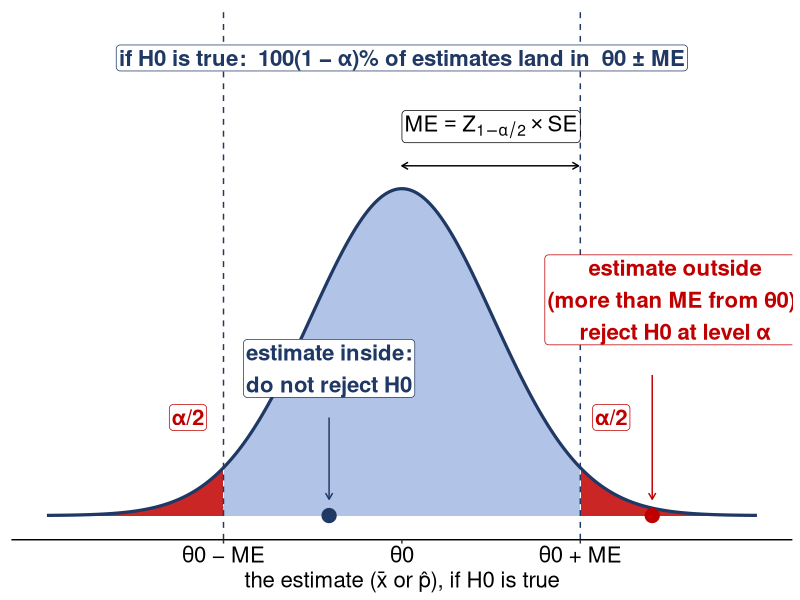
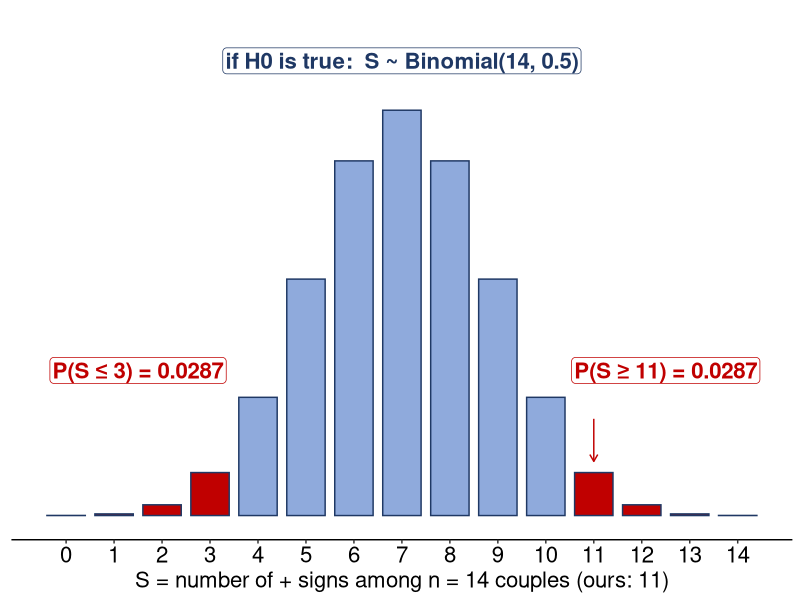
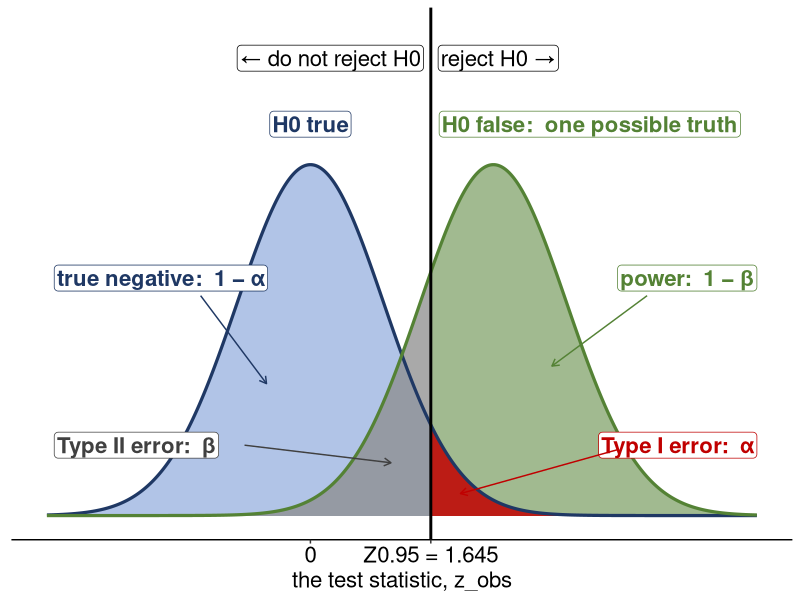
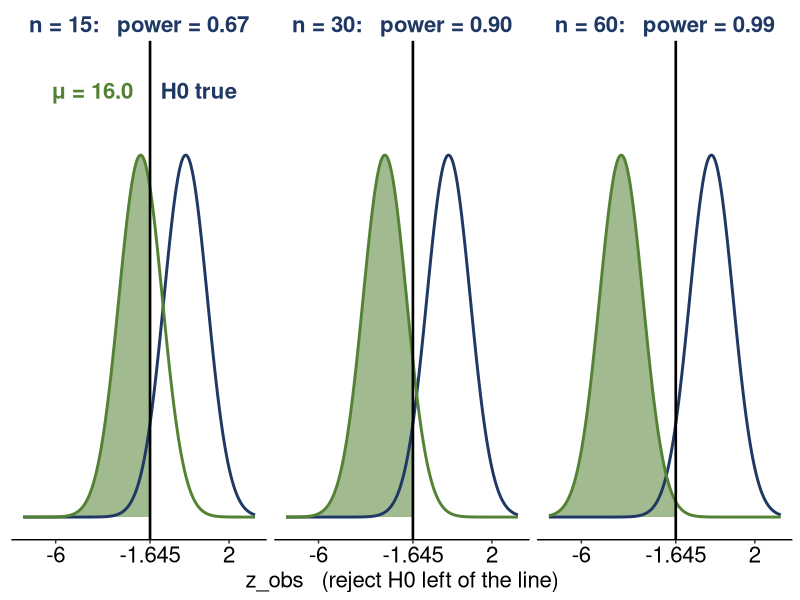
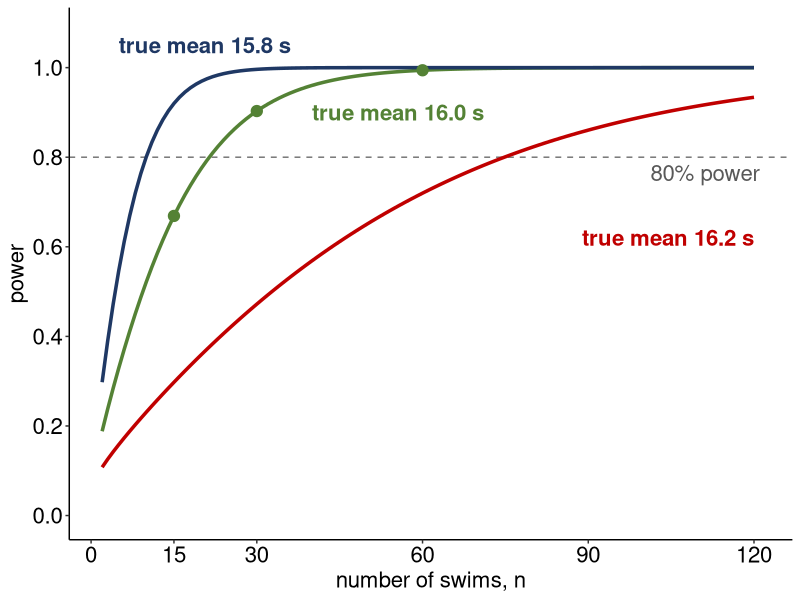

R code for these plots, in order: (Note: this script raises an error after producing the figures.)
#Checks the numbers on the Week 11 Lecture 26 deck (11/4/2026): confidence intervals and two-sided
#tests, and the sign test. It draws:
#
#  l26_ci_null.png       generic: if H0 is true, 100(1 - alpha)% of estimates land in theta0 -/+ ME;
#                        an estimate outside that interval is evidence against H0
#  l26_errors.png      a generic upper-tailed z-test: true negative, Type I, Type II and power as areas
#  l26_power_n.png     goggles (OpenStax 9.14) on the z_obs scale at n = 15, 30, 60 if the true mean is 16.0
#  l26_power_curve.png power against n for true means 15.8, 16.0 and 16.2 s
#  l26_sign.png          the couples' ratings (Jarred's 2024 notes): S ~ Binomial(14, 0.5), both tails
#  l26_figure_sizes.csv  the size, in points, each figure is drawn at
#
#P-values are hand-method values (z-table, exact binomial sums). The same numbers are asserted on
#the Week 11 notes page (lecturemenu11.Rmd).
#
#TYPE SIZE. Same rule as the other make_lectureN_figures.R scripts: nothing on a slide is under
#16pt, so each figure is drawn at exactly its on-slide size (points / 72 inches) and every text
#size goes through tsz() or el(), which refuse anything smaller.

library(ggplot2)

fmt <- function(x, d = 2) formatC(x, format = 'f', digits = d)

this_file <- tryCatch(normalizePath(sys.frame(1)$ofile, winslash = "/"),
                      error = function(e) NA_character_)
if (is.na(this_file)) {
  args <- commandArgs(trailingOnly = FALSE)
  m <- grep("^--file=", args, value = TRUE)
  this_file <- if (length(m)) normalizePath(sub("^--file=", "", m[[1]]),
                                            winslash = "/") else NA_character_
}
if (is.na(this_file)) stop("Could not determine the script location; run it with Rscript.")
assets_dir <- dirname(this_file)

#---- numbers (the same checks as lecturemenu11.Rmd)
stopifnot(round(qnorm(0.975), 2) == 1.96)
#the couples (Jarred's 2024 notes): 11 of the 14 non-zero differences are +
hus <- c(5, 4, 6, 6, 3, 2, 5, 3, 1, 4, 5, 4, 4, 7, 5, 5, 5)
wif <- c(3, 3, 4, 5, 3, 3, 2, 3, 2, 3, 2, 2, 5, 2, 5, 3, 1)
dif <- hus - wif
stopifnot(sum(dif > 0) == 11, sum(dif < 0) == 3, sum(dif == 0) == 3,
          choose(14, 11:14) == c(364, 91, 14, 1), 2^14 == 16384,
          round(470 / 16384, 4) == 0.0287, round(2 * 470 / 16384, 4) == 0.0574)
#the stretching program (hypothetical): 8 of 9 non-zero differences are +, upper-tailed
kn <- c(3, 1, 0, 2, 4, -1, 2, 1, 3, 2)
stopifnot(sum(kn > 0) == 8, sum(kn < 0) == 1, sum(kn == 0) == 1,
          choose(9, 8:9) == c(9, 1), round(10 / 512, 4) == 0.0195,
          round(1 - pbinom(7, 9, 0.5), 4) == 0.0195)
#the couples: mean and SE of S, and why n = 14 is too small for the z approximation
stopifnot(14 / 2 == 7, round(sqrt(14) / 2, 2) == 1.87, 14 / 2 < 15)
#the coffee blend (hypothetical): 60 customers, 6 ties, 38 of the 54 others prefer the new blend
stopifnot(60 - 6 == 54, 54 / 2 == 27, 54 / 2 >= 15, round(sqrt(54) / 2, 3) == 3.674,
          round((38 - 27) / 3.674, 2) == 2.99, round(1 - round(pnorm(2.99), 4), 4) == 0.0014)

#---- type size helpers: points in, refuse anything under 16pt
MIN_PT <- 16
tsz <- function(pt) { stopifnot(pt >= MIN_PT); pt / .pt }     # geom text size (mm)
el <- function(pt, ...) { stopifnot(pt >= MIN_PT); element_text(size = pt, ...) }

NAVY <- "#1F3864"; SHADE <- "#8FAADC"; RED <- "#C00000"; GREEN <- "#548235"
bare <- theme_classic() +
  theme(axis.text.y = element_blank(), axis.ticks.y = element_blank(), axis.line.y = element_blank(),
        axis.text.x = el(16, colour = 'black'), axis.title.x = el(16))
lab <- function(x, y, s, col, hj, face = 'plain', pt = 16)
  annotate('label', x = x, y = y, label = s, colour = col, hjust = hj, size = tsz(pt), fontface = face,
           fill = 'white', border.colour = NA, label.padding = unit(0.1, 'lines'))

sizes <- data.frame(file = character(), width_pt = numeric(), height_pt = numeric())
save_fig <- function(g, file, wpt, hpt) {
  ggsave(file.path(assets_dir, file), g, width = wpt / 72, height = hpt / 72, dpi = 200, bg = 'white')
  sizes[nrow(sizes) + 1, ] <<- list(file, wpt, hpt)
}

#---- confidence intervals and two-sided tests (generic): if H0 is true, the estimate's sampling
#distribution is centred at theta0, and 100(1 - alpha)% of estimates land within theta0 -/+ ME,
#ME = Z_{1-alpha/2} x SE. An estimate outside that interval is evidence against H0.
gx <- seq(-3.9, 3.9, length.out = 800)
dd <- data.frame(x = gx, y = dnorm(gx))
top <- dnorm(0)
gc <- ggplot(dd, aes(x, y)) +
  geom_area(data = subset(dd, abs(x) <= 1.96), fill = SHADE, alpha = 0.7) +
  geom_area(data = subset(dd, x <= -1.96), fill = RED, alpha = 0.85) +
  geom_area(data = subset(dd, x >= 1.96), fill = RED, alpha = 0.85) +
  geom_line(colour = NAVY, linewidth = 1.1) +
  geom_vline(xintercept = c(-1.96, 1.96), colour = NAVY, linetype = 'dashed') +
  lab(0, top * 1.4, 'if H0 is true:  100(1 − α)% of estimates land in  θ0 ± ME', NAVY, 0.5, 'bold') +
  annotate('segment', x = 0, xend = 1.94, y = top * 1.07, yend = top * 1.07, colour = 'black',
           arrow = arrow(ends = 'both', length = unit(0.18, 'cm'))) +
  annotate('label', x = 0.98, y = top * 1.19, label = 'ME == Z[1-alpha/2] %*% SE', parse = TRUE,
           size = tsz(16), fill = 'white', border.colour = NA, label.padding = unit(0.1, 'lines')) +
  lab(-2.35, top * 0.3, 'α/2', RED, 0.5, 'bold') + lab(2.3, top * 0.3, 'α/2', RED, 0.5, 'bold') +
  annotate('point', x = c(-0.8, 2.75), y = 0, colour = c(NAVY, RED), size = 4.5) +
  lab(-0.8, top * 0.45, 'estimate inside:\ndo not reject H0', NAVY, 0.5, 'bold') +
  annotate('segment', x = -0.8, xend = -0.8, y = top * 0.3, yend = top * 0.05, colour = NAVY,
           arrow = arrow(length = unit(0.18, 'cm'))) +
  lab(3.0, top * 0.66, 'estimate outside\n(more than ME from θ0):\nreject H0 at level α', RED, 0.5, 'bold') +
  annotate('segment', x = 2.75, xend = 2.75, y = top * 0.43, yend = top * 0.05, colour = RED,
           arrow = arrow(length = unit(0.18, 'cm'))) +
  scale_x_continuous(breaks = c(-1.96, 0, 1.96), labels = c('θ0 − ME', 'θ0', 'θ0 + ME')) +
  coord_cartesian(xlim = c(-3.9, 3.9), ylim = c(0, top * 1.48)) +
  labs(x = 'the estimate (x̄ or p̂), if H0 is true', y = NULL) + bare
save_fig(gc, 'l26_ci_null.png', 840, 280)

#---- the sign test: S ~ Binomial(14, 0.5), observed S = 11, two-sided
bd <- data.frame(s = 0:14, p = dbinom(0:14, 14, 0.5))
bd$tail <- bd$s >= 11 | bd$s <= 3
gs <- ggplot(bd, aes(s, p, fill = tail)) +
  geom_col(colour = NAVY, width = 0.8) +
  scale_fill_manual(values = c(`FALSE` = SHADE, `TRUE` = RED), guide = 'none') +
  lab(12.5, 0.075, 'P(S ≥ 11) = 0.0287', RED, 0.5, 'bold') +
  lab(1.5, 0.075, 'P(S ≤ 3) = 0.0287', RED, 0.5, 'bold') +
  lab(7, 0.235, 'if H0 is true:  S ~ Binomial(14, 0.5)', NAVY, 0.5, 'bold') +
  annotate('segment', x = 11, xend = 11, y = 0.05, yend = 0.028, colour = RED,
           arrow = arrow(length = unit(0.2, 'cm'))) +
  scale_x_continuous(breaks = 0:14) +
  coord_cartesian(ylim = c(0, 0.25)) +
  labs(x = 'S = number of + signs among n = 14 couples (ours: 11)', y = NULL) + bare
save_fig(gs, 'l26_sign.png', 840, 280)

#---- the four outcomes on the distributions (generic upper-tailed z-test, alpha = 0.05)
#H0 true: z ~ N(0, 1). One possible truth with H0 false: centred at 2.5 (never labelled "HA true":
#HA is not one model). Left of the cutoff Z_0.95 = do not reject.
cz <- round(qnorm(0.95), 3); stopifnot(cz == 1.645)
ex <- seq(-3.6, 6.1, length.out = 900)
e0 <- data.frame(x = ex, y = dnorm(ex)); e1 <- data.frame(x = ex, y = dnorm(ex, 2.5))
ge <- ggplot() +
  geom_area(data = subset(e0, x <= cz), aes(x, y), fill = SHADE, alpha = 0.7) +
  geom_area(data = subset(e1, x >= cz), aes(x, y), fill = GREEN, alpha = 0.55) +
  geom_area(data = subset(e1, x <= cz), aes(x, y), fill = 'grey55', alpha = 0.75) +
  geom_area(data = subset(e0, x >= cz), aes(x, y), fill = RED, alpha = 0.85) +
  geom_line(data = e0, aes(x, y), colour = NAVY, linewidth = 1.1) +
  geom_line(data = e1, aes(x, y), colour = GREEN, linewidth = 1.1) +
  geom_vline(xintercept = cz, colour = 'black', linewidth = 1) +
  lab(0, 0.445, 'H0 true', NAVY, 0.5, 'bold') + lab(2.5, 0.445, 'H0 false:  one possible truth', GREEN, 0.18, 'bold') +
  lab(cz - 0.1, 0.52, '← do not reject H0', 'black', 1) + lab(cz + 0.1, 0.52, 'reject H0 →', 'black', 0) +
  lab(-3.5, 0.27, 'true negative:  1 − α', NAVY, 0, 'bold') +
  annotate('segment', x = -1.5, xend = -0.6, y = 0.25, yend = 0.15, colour = NAVY, arrow = arrow(length = unit(0.2, 'cm'))) +
  lab(-3.5, 0.08, 'Type II error:  β', 'grey25', 0, 'bold') +
  annotate('segment', x = -0.9, xend = 1.1, y = 0.08, yend = 0.06, colour = 'grey25', arrow = arrow(length = unit(0.2, 'cm'))) +
  lab(6.1, 0.27, 'power:  1 − β', GREEN, 1, 'bold') +
  annotate('segment', x = 4.6, xend = 3.3, y = 0.25, yend = 0.17, colour = GREEN, arrow = arrow(length = unit(0.2, 'cm'))) +
  lab(6.1, 0.08, 'Type I error:  α', RED, 1, 'bold') +
  annotate('segment', x = 4.2, xend = 2.05, y = 0.075, yend = 0.025, colour = RED, arrow = arrow(length = unit(0.2, 'cm'))) +
  scale_x_continuous(breaks = c(0, cz), labels = c('0', 'Z0.95 = 1.645')) +
  coord_cartesian(xlim = c(-3.6, 6.1), ylim = c(0, 0.55)) +
  labs(x = 'the test statistic, z_obs', y = NULL) + bare
save_fig(ge, 'l26_errors.png', 840, 300)

#---- power and sample size: the goggles (OpenStax 9.14), lower-tailed z at alpha = 0.05, true mean 16.0
#On the z_obs scale the null curve N(0, 1) and the cutoff Z_0.05 = -1.645 never move; if the true mean
#is 16.0, z_obs is centred at (16.0 - 16.43) / (0.8 / sqrt(n)), which moves left as n grows.
pwn <- function(n, mu = 16) pnorm((16.43 - qnorm(0.95) * 0.8 / sqrt(n) - mu) / (0.8 / sqrt(n)))
ns <- c(15, 30, 60); sh <- round((16 - 16.43) / (0.8 / sqrt(ns)), 2); pws <- round(pwn(ns), 2)
nn <- 2:120; n80 <- min(nn[pwn(nn) >= 0.8])
stopifnot(sh == c(-2.08, -2.94, -4.16), pws == c(0.67, 0.90, 0.99), n80 == 22,
          round(pwn(21:22), 2) == c(0.79, 0.81), min(nn[pwn(nn, 16.2) >= 0.8]) == 75,
          min(nn[pwn(nn, 15.8) >= 0.8]) == 10)
zx <- seq(-7.5, 3.2, length.out = 700)
pn <- do.call(rbind, lapply(seq_along(ns), function(i) {
  lv <- paste0('n = ', ns[i], ':   power = ', fmt(pws[i], 2))
  rbind(data.frame(x = zx, y = dnorm(zx), curve = 'null', panel = lv),
        data.frame(x = zx, y = dnorm(zx, sh[i]), curve = 'truth', panel = lv)) }))
pn$panel <- factor(pn$panel, levels = unique(pn$panel))
gn <- ggplot(pn, aes(x, y)) +
  geom_area(data = subset(pn, curve == 'truth' & x <= -1.645), fill = GREEN, alpha = 0.55) +
  geom_line(data = subset(pn, curve == 'null'), colour = NAVY, linewidth = 1) +
  geom_line(data = subset(pn, curve == 'truth'), colour = GREEN, linewidth = 1) +
  geom_vline(xintercept = -1.645, colour = 'black', linewidth = 0.9) +
  geom_text(data = data.frame(panel = factor(levels(pn$panel)[1], levels = levels(pn$panel)),
                              x = c(0.6, -4.3), y = 0.47, s = c('H0 true', 'μ = 16.0')),
            aes(x, y, label = s), colour = c(NAVY, GREEN), size = tsz(16), fontface = 'bold', inherit.aes = FALSE) +
  facet_wrap(~ panel, nrow = 1) +
  scale_x_continuous(breaks = c(-6, -1.645, 2), labels = c('-6', '-1.645', '2')) +
  coord_cartesian(ylim = c(0, 0.5)) +
  labs(x = 'z_obs   (reject H0 left of the line)', y = NULL) + bare +
  theme(strip.text = el(16, face = 'bold', colour = NAVY), strip.background = element_blank())
save_fig(gn, 'l26_power_n.png', 840, 280)

#power against n for three true means; points at n = 15, 30, 60 on the 16.0 curve
pc <- do.call(rbind, lapply(c(16.2, 16.0, 15.8), function(m)
  data.frame(n = nn, p = pwn(nn, m), mu = paste0('true mean ', fmt(m, 1), ' s'))))
pc$mu <- factor(pc$mu, levels = unique(pc$mu))
gpc <- ggplot(pc, aes(n, p, colour = mu)) +
  geom_hline(yintercept = 0.8, colour = 'grey45', linetype = 'dashed') +
  geom_line(linewidth = 1.2) +
  geom_point(data = data.frame(n = ns, p = pwn(ns), mu = factor('true mean 16.0 s', levels = levels(pc$mu))),
             size = 3.5) +
  annotate('text', x = c(120, 40, 5), y = c(0.62, 0.9, 1.05), label = levels(pc$mu), hjust = c(1, 0, 0),
           colour = c(RED, GREEN, NAVY), size = tsz(16), fontface = 'bold') +
  annotate('text', x = 121, y = 0.765, label = '80% power', colour = 'grey35', size = tsz(16), hjust = 1) +
  scale_colour_manual(values = c(RED, GREEN, NAVY), guide = 'none') +
  scale_y_continuous(breaks = seq(0, 1, 0.2), limits = c(0, 1.08)) +
  scale_x_continuous(breaks = c(0, 15, 30, 60, 90, 120)) +
  labs(x = 'number of swims, n', y = 'power') +
  theme_classic() + theme(axis.text = el(16, colour = 'black'), axis.title = el(16))
save_fig(gpc, 'l26_power_curve.png', 840, 300)

write.csv(sizes, file.path(assets_dir, 'l26_figure_sizes.csv'), row.names = FALSE)
print(sizes)
